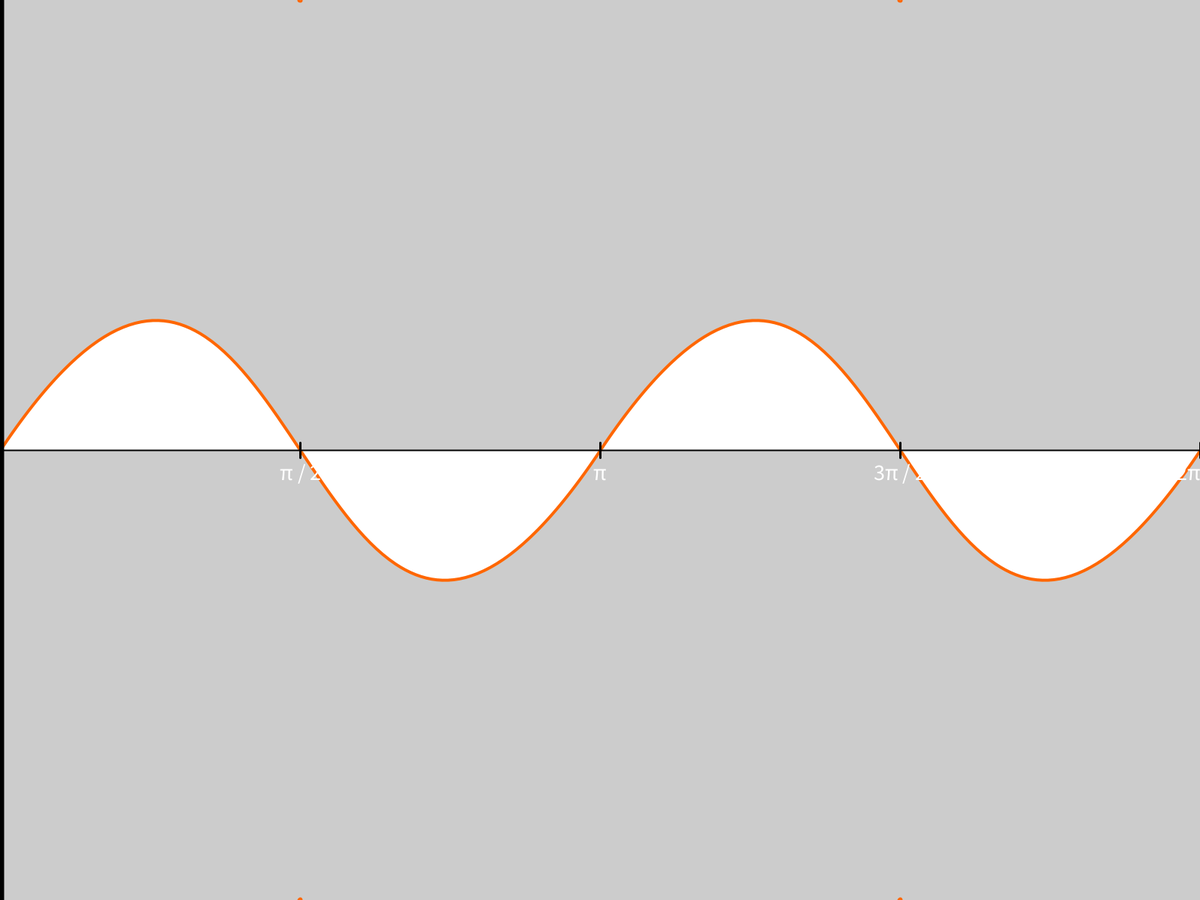
Frame 1 (no input)
Frame 60 (the mouse pressed at the canvas centre just before this capture): identical to frame 1, image omitted
Frame 120 (the mouse held since frame 60 and released just before this capture): identical to frame 1, image omitted

The Processing sketch that drew this single still picture (run headless with seeded random() and noise(); from frame 60 on, the mouse is pressed at the canvas centre):

// Processing sketch: sk_curva
// ── sk_curva.pde
float unidadX, unidadY;

void setup() {
    fullScreen();
    strokeWeight(4);
    stroke(255, 102, 0);
    // curve(v1[0][0], v1[0][1], 5, 26, 73, 24, 73, 61);
    // curve(73, 24, 73, 61, 15, 65, 15, 65);
    // translate(0, height / 2);

    int[] c1c1 = {width / 4, 0};
    int[] c1c2 = {width / 4, height};
    int[] c2c1 = {(width / 4) * 3, 0};
    int[] c2c2 = {(width / 4) * 3, height};

    ellipse(c1c1[0], c1c1[1], 3, 3);
    ellipse(c1c2[0], c1c2[1], 3, 3);
    bezier(0, height / 2,
           c1c1[0], c1c1[1],
           c1c2[0], c1c2[1],
           width / 2, height / 2);

    ellipse(c2c1[0], c2c1[1], 3, 3);
    ellipse(c2c2[0], c2c2[1], 3, 3);
    bezier(width / 2, height / 2,
           c2c1[0], c2c1[1],
           c2c2[0], c2c2[1],
           width, height / 2);

    stroke(0);
    strokeWeight(2);
    line(0, height / 2, width, height / 2);
    strokeWeight(10);
    line(0, 0, 0, height);

    for (int i = 0; i <= 4; ++i) {
        strokeWeight(3);
        line((width / 4) * i, (height / 2) - 10, (width / 4) * i, (height / 2) + 10);
        textSize(30);
        textAlign(CENTER);

        switch (i) {
            case 1:
                text("π / 2", (width / 4) * i, (height / 2) + 40);
                break;
            case 2:
                text("π", (width / 4) * i, (height / 2) + 40);
                break;
            case 3:
                text("3π / 2", (width / 4) * i, (height / 2) + 40);
                break;
            case 4:
                textAlign(RIGHT);
                text("2π", (width / 4) * i, (height / 2) + 40);
                break;
        }
    }

    

}

void draw() {

}
